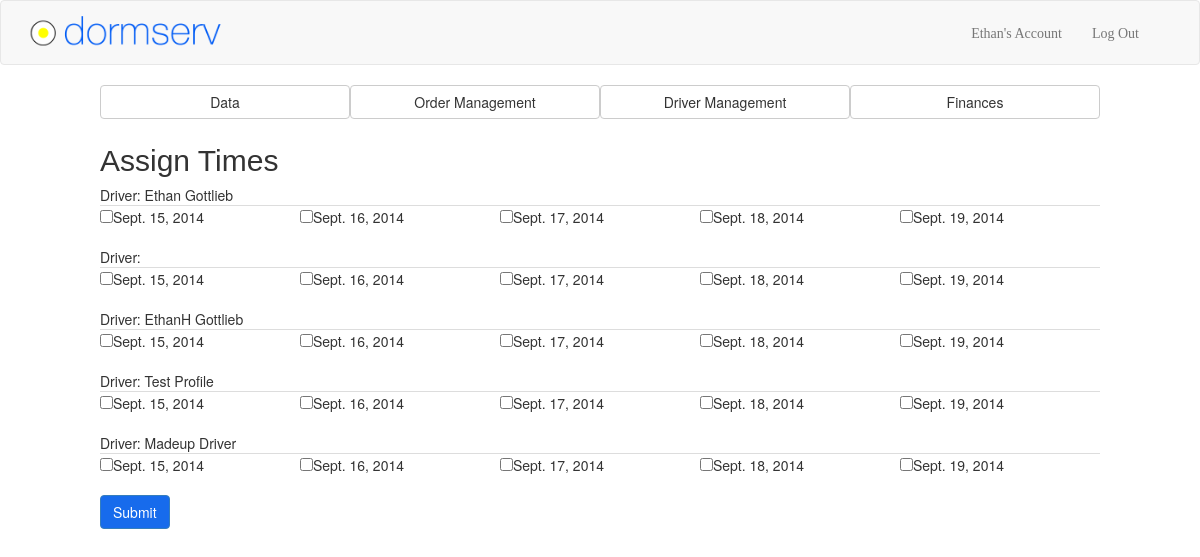
The page /dashboard/dashboard/assign_times (signed in) on the database its author committed.
### drivers/models.py (models this page shows, shortened)
class DriverProfile(models.Model):
	North_Carolina = 'NC'
	STATES = (
		(North_Carolina, 'NC'),
	)
	user = models.ForeignKey(User)
	city = models.CharField(max_length=50)
	state = models.CharField(max_length=2, choices=STATES)
	restaurant = models.ForeignKey(Restaurant)
	total_deliveries = models.IntegerField(default=0)
	avg_delivery_time = models.IntegerField(default=0)
	avg_rating = models.IntegerField(default=0)

### dashboard/views.py (the view)
def assign_times(request):
	context = RequestContext(request)
	user = request.user
	today = datetime.date.today()
	current_week = datetime.date.today().isocalendar()[1]
	mon_date = today - datetime.timedelta(days=today.weekday())
	if datetime.date.today().isocalendar()[2] == 5 or datetime.date.today().isocalendar()[2] == 6 or datetime.date.today().isocalendar()[2] == 7:
		current_week = datetime.date.today().isocalendar()[1] + 1
		mon_date = today + datetime.timedelta(days=-today.weekday(), weeks=1)
	days = []
	for i in range(0,5):
		to_add = mon_date + datetime.timedelta(days=i)
		days.append(to_add)
	return render_to_response(
		"assign_times.html",
		{'drivers':DriverProfile.objects.all(),
		'days':days,},
		context)

### dashboard/templates/assign_times.html (shortened to what this page needs)
<!DOCTYPE html>
{% load staticfiles %}
<link rel="stylesheet" type="text/css" href="{% static 'users/css/dormserv.css' %}"/>
<html>
    <head>
    </head>
    <body>
    {% include 'head.html' %}
    <div id="wrap">
    	{% include 'dash_toolbar.html' %}
		<h2>Assign Times</h2>
        <form action="/dashboard/drivers/assign_times/process_driver_add/" method="POST" id="driver-form">
        {% for driver in drivers %}
        Driver: {{ driver.user.first_name }} {{ driver.user.last_name }}<br>
        <table class="table">
        <tr>
            {% for day in days %}
            <td><input type="checkbox" name="{{day.isoformat}}:{{driver.id}}" value="{{day}}:{{driver.id}}">{{ day }}<br></td>
            {% endfor %}
        </tr>
        </table><br>
        {% endfor %}
        <button type="submit" class="btn btn-primary">Submit</button>
        </form>
    </div>
	</body>
</html>

### cal/templates/head.html
{% load staticfiles %}
<link rel="stylesheet" type="text/css" href="{% static 'users/css/dormserv.css' %}"/>
<link rel="stylesheet" type="text/css" href="{% static 'users/css/bootstrap.css' %}"/>
<div id="upper_nav">
  <nav class="navbar navbar-default" role="navigation">
    <div class="collapse navbar-collapse" id="bs-example-navbar-collapse-1">
      <a class="navbar-brand" href="/"><div class="imagewrapper2"><img src="{% static "users/images/ds.png" %}" alt="dormserv"/></div></a>
      <ul class="nav navbar-nav navbar-right">
      <li><a href="/account/">{{ user.first_name }}'s Account</a></li>
      <li><a href="/logout/">Log Out</a></li>
      </ul>
    </div>
  </nav>
</div>

### users/static/users/css/dormserv.css (style rules this page uses)
body, html { margin:0; padding:0; color:#000; }
h1, h2 { font-family: Avenir; font-weight: normal; }
h2, h3 { color: #9A9A9A; }
td { margin-top: 3px; width: 500px; }
table { padding-bottom: 5px }
a:link { color:#01467d; }
#wrap { width:1000px; margin:0 auto; padding-bottom:90px; }
.navbar-nav { font-family: Avenir; font-size: 14px; }
.imagewrapper2 { width: 215px; margin:0 auto; line-height: 0px; }
.imagewrapper2 > img { max-width: 100%; width: auto; }
.navbar-right { padding-right: 30px; }

### rows shown on the page
DriverProfile: user.first_name "Ethan", user.last_name "Gottlieb", days "Sept. 15, 2014" "Sept. 16, 2014" "Sept. 17, 2014" "Sept. 18, 2014" "Sept. 19, 2014"
DriverProfile: days "Sept. 15, 2014" "Sept. 16, 2014" "Sept. 17, 2014" "Sept. 18, 2014" "Sept. 19, 2014"
DriverProfile: user.first_name "EthanH", user.last_name "Gottlieb", days "Sept. 15, 2014" "Sept. 16, 2014" "Sept. 17, 2014" "Sept. 18, 2014" "Sept. 19, 2014"
DriverProfile: user.first_name "Test", user.last_name "Profile", days "Sept. 15, 2014" "Sept. 16, 2014" "Sept. 17, 2014" "Sept. 18, 2014" "Sept. 19, 2014"
DriverProfile: user.first_name "Madeup", user.last_name "Driver", days "Sept. 15, 2014" "Sept. 16, 2014" "Sept. 17, 2014" "Sept. 18, 2014" "Sept. 19, 2014"

### other values the page prints
{{ user.first_name }} "Ethan"
